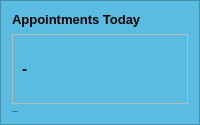
                                   <widget class="QFrame" name="card1_2">
                                    <property name="maximumSize">
                                     <size>
                                      <width>16667</width>
                                      <height>16667</height>
                                     </size>
                                    </property>
                                    <property name="styleSheet">
                                     <string notr="true">
background-color: rgb(90, 188, 224);</string>
                                    </property>
                                    <property name="frameShape">
                                     <enum>QFrame::StyledPanel</enum>
                                    </property>
                                    <property name="frameShadow">
                                     <enum>QFrame::Raised</enum>
                                    </property>
                                    <layout class="QVBoxLayout" name="verticalLayout_33">
                                     <property name="spacing">
                                      <number>7</number>
                                     </property>
                                     <property name="leftMargin">
                                      <number>11</number>
                                     </property>
                                     <property name="topMargin">
                                      <number>11</number>
                                     </property>
                                     <property name="rightMargin">
                                      <number>11</number>
                                     </property>
                                     <property name="bottomMargin">
                                      <number>11</number>
                                     </property>
                                     <item>
                                      <widget class="QLabel" name="label_50">
                                       <property name="minimumSize">
                                        <size>
                                         <width>0</width>
                                         <height>0</height>
                                        </size>
                                       </property>
                                       <property name="maximumSize">
                                        <size>
                                         <width>300</width>
                                         <height>16777215</height>
                                        </size>
                                       </property>
                                       <property name="font">
                                        <font>
                                         <pointsize>10</pointsize>
                                         <weight>75</weight>
                                         <bold>true</bold>
                                        </font>
                                       </property>
                                       <property name="styleSheet">
                                        <string notr="true">color: rgb(0, 0, 0);
background-color: none;
font-size:10pt;</string>
                                       </property>
                                       <property name="text">
                                        <string>Appointments Today</string>
                                       </property>
                                      </widget>
                                     </item>
                                     <item>
                                      <widget class="QFrame" name="frame_29">
                                       <property name="styleSheet">
                                        <string notr="true">background-color:none;</string>
                                       </property>
                                       <property name="frameShape">
                                        <enum>QFrame::StyledPanel</enum>
                                       </property>
                                       <property name="frameShadow">
                                        <enum>QFrame::Raised</enum>
                                       </property>
                                       <layout class="QHBoxLayout" name="horizontalLayout_40">
                                        <item>
                                         <widget class="QLabel" name="num_app_td">
                                          <property name="font">
                                           <font>
                                            <pointsize>11</pointsize>
                                            <weight>75</weight>
                                            <bold>true</bold>
                                           </font>
                                          </property>
                                          <property name="styleSheet">
                                           <string notr="true">color: rgb(0, 0, 0);
font-size:11pt;</string>
                                          </property>
                                          <property name="text">
                                           <string>-</string>
                                          </property>
                                         </widget>
                                        </item>
                                        <item>
                                         <widget class="QLabel" name="label_52">
                                          <property name="minimumSize">
                                           <size>
                                            <width>50</width>
                                            <height>50</height>
                                           </size>
                                          </property>
                                          <property name="maximumSize">
                                           <size>
                                            <width>70</width>
                                            <height>70</height>
                                           </size>
                                          </property>
                                          <property name="text">
                                           <string/>
                                          </property>
                                          <property name="pixmap">
                                           <pixmap resource="icons.qrc">:/icons/appointment.png</pixmap>
                                          </property>
                                          <property name="scaledContents">
                                           <bool>true</bool>
                                          </property>
                                         </widget>
                                        </item>
                                       </layout>
                                      </widget>
                                     </item>
                                     <item>
                                      <widget class="QLabel" name="label_53">
                                       <property name="font">
                                        <font>
                                         <pointsize>-1</pointsize>
                                        </font>
                                       </property>
                                       <property name="styleSheet">
                                        <string notr="true">background-color:none;
color: rgb(0, 0, 0);</string>
                                       </property>
                                       <property name="text">
                                        <string>Appointments</string>
                                       </property>
                                      </widget>
                                     </item>
                                    </layout>
                                   </widget>
